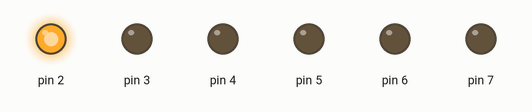
The sketch below on a simulated Arduino Uno, built with avr-gcc and run on an emulated ATmega328P. Parts: output pins drawn as LEDs (lit = HIGH).

Above: at 0.03 s.
At 2.63 s:
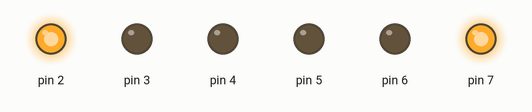
At 5.17 s:
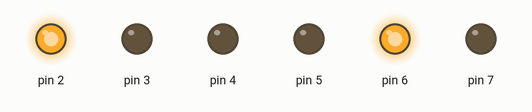
At 10.3 s:
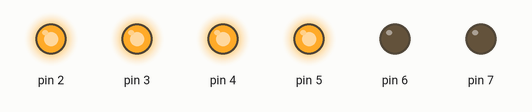
At 17.4 s:
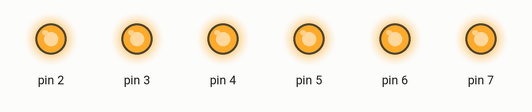
At 24.65 s:
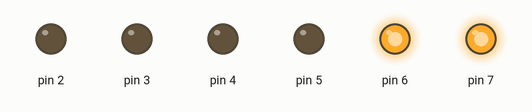
Timing chart, 0 to 25.2 s (numbered marks = the images above):
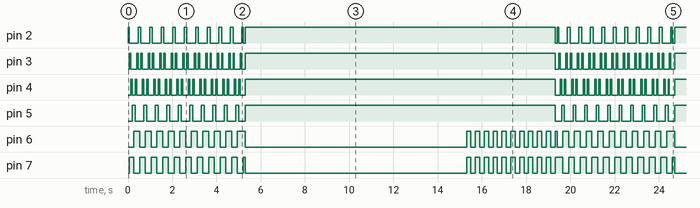

Measured:
- by itself, pin 2–7: moves between LOW and HIGH, repeating every 19.4 s
- by itself, everything shown: repeats every 19.4 s, in 103 steps

The sketch:

test1.ino
```cpp
int x=65;
void setup() {
  // put your setup code here, to run once:
pinMode(2,OUTPUT);
pinMode(3,OUTPUT);
pinMode(4,OUTPUT);
pinMode(5,OUTPUT);
pinMode(6,OUTPUT);
pinMode(7,OUTPUT);
}

void loop() {

pattern1();
delay(100);
allon();
delay(10000);
allonblink();
delay(100);


}

void reset(){
  digitalWrite(2,LOW);
  digitalWrite(3,LOW);
  digitalWrite(4,LOW);
  digitalWrite(5,LOW);
  digitalWrite(6,HIGH);
  digitalWrite(7,HIGH);
   }


  int LED1(int a)
  {
    if(a==1)
     {
      digitalWrite(6,LOW);
      digitalWrite(2,HIGH);
      }
    else if(a==0)
    {
      digitalWrite(6,HIGH);
      digitalWrite(2,LOW);
      }
    }
    int LED2(int a)
  {
    if(a==1)
     {
      digitalWrite(6,LOW);
      digitalWrite(3,HIGH);
      }
    else if(a==0)
    {
      digitalWrite(6,HIGH);
      digitalWrite(3,LOW);
      }
    }
int LED3(int a)
  {
    if(a==1)
     {
      digitalWrite(6,LOW);
      digitalWrite(4,HIGH);
      }
    else if(a==0)
    {
      digitalWrite(6,HIGH);
      digitalWrite(4,LOW);
      }
    }
    int LED4(int a)
  {
    if(a==1)
     {
      digitalWrite(6,LOW);
      digitalWrite(5,HIGH);
      }
    else if(a==0)
    {
      digitalWrite(6,HIGH);
      digitalWrite(5,LOW);
      }
    }
    int LED5(int a)
  {
    if(a==1)
     {
      digitalWrite(7,LOW);
      digitalWrite(2,HIGH);
      }
    else if(a==0)
    {
      digitalWrite(7,HIGH);
      digitalWrite(2,LOW);
      }
    }
    int LED6(int a)
  {
    if(a==1)
     {
      digitalWrite(7,LOW);
      digitalWrite(3,HIGH);
      }
    else if(a==0)
    {
      digitalWrite(7,HIGH);
      digitalWrite(3,LOW);
      }
    }
     int LED7(int a)
  {
    if(a==1)
     {
      digitalWrite(7,LOW);
      digitalWrite(4,HIGH);
      }
    else if(a==0)
    {
      digitalWrite(7,HIGH);
      digitalWrite(4,LOW);
      }
    }
    int LED8(int a)
  {
    if(a==1)
     {
      digitalWrite(7,LOW);
      digitalWrite(5,HIGH);
      }
    else if(a==0)
    {
      digitalWrite(7,HIGH);
      digitalWrite(5,LOW);
      }
    }
void pattern1(){
int  i=0;
  while(i<=9){
  LED1(1);
delay(x);
reset();
LED2(1);
delay(x);
reset();
LED3(1);
delay(x);
reset();
LED4(1);
delay(x);
reset();
LED8(1);
delay(x);
reset();
LED7(1);
delay(x);
reset();
LED6(1);
delay(x);
reset();
LED5(1);
delay(x);
reset();
  i++;
  }
  }
void allon(){

  digitalWrite(2,HIGH);
  digitalWrite(3,HIGH);
  digitalWrite(4,HIGH);
  digitalWrite(5,HIGH);
  digitalWrite(6,LOW);
  digitalWrite(7,LOW);

  }
  void allonblink(){
  reset();
  allon();
  int i=0;
  while(i<10){
  digitalWrite(6,HIGH);
  digitalWrite(7,HIGH);
  delay(200);
  digitalWrite(6,LOW);
  digitalWrite(7,LOW);
  delay(200);
  i++;
    }

  reset();

  }
```
